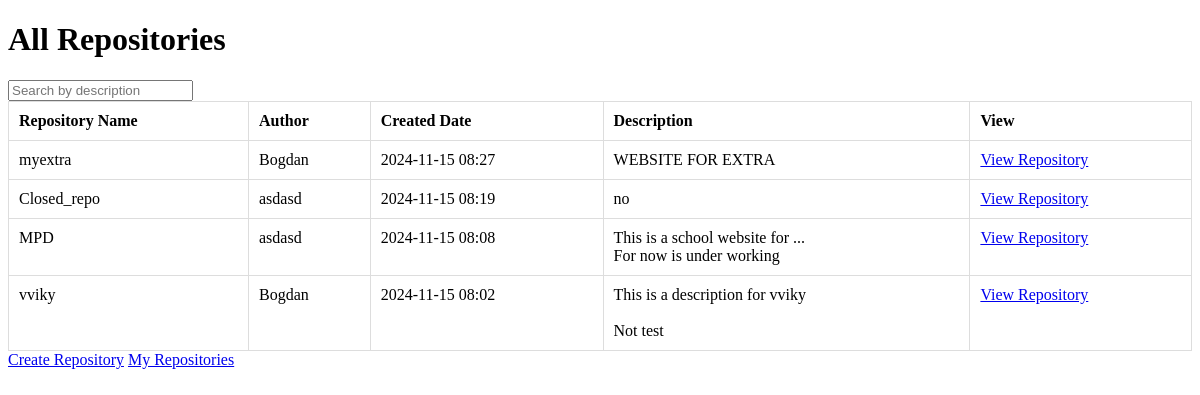
Page /all_repositories (signed in) on the committed database.
### tables this page shows
CREATE TABLE repositories (
    repository_id INTEGER PRIMARY KEY AUTOINCREMENT,
    user_id INTEGER,
    name TEXT,
    description TEXT DEFAULT '',
    created_time TIMESTAMP,
    is_open BOOLEAN DEFAULT 1, -- 1 for open, 0 for closed
    diagram TEXT, -- Path to the diagram image
    UNIQUE(user_id, name),
    FOREIGN KEY(user_id) REFERENCES users(id) ON DELETE CASCADE
);

CREATE TABLE users (
    id INTEGER PRIMARY KEY AUTOINCREMENT,
    name TEXT NOT NULL UNIQUE,
    email TEXT NOT NULL UNIQUE,
    psw TEXT NOT NULL,
    created_at INTEGER NOT NULL
);

### main.py (the view)
@app.route('/all_repositories', methods=["GET"])
@login_required
def all_repositories():
    db = get_db()
    cursor = db.cursor()
    current_user_id = int(current_user.get_id())
    search_query = request.args.get('search', '').strip()
    query = """
        SELECT r.repository_id, r.name AS repo_name, r.created_time, r.description, u.name AS author_name
        FROM repositories r
        JOIN users u ON r.user_id = u.id
        WHERE r.is_open = 1 OR r.user_id = ?
        ORDER BY r.created_time DESC
    """
    cursor.execute(query, (current_user_id,))
    repositories = cursor.fetchall()
    repos_with_descriptions = []
    for repo in repositories:
        description = repo['description'] if repo['description'] else ""
        if (not search_query or
            search_query.lower() in description.lower() or
            search_query.lower() in repo['repo_name'].lower() or
            search_query.lower() in repo['author_name'].lower()):
            repos_with_descriptions.append({
                'repo_id': repo['repository_id'],
                'repo_name': repo['repo_name'],
                'created_time': repo['created_time'],
                'author_name': repo['author_name'],
                'description': description[:200]
            })
    if request.headers.get('X-Requested-With') == 'XMLHttpRequest':
        return jsonify(repositories=repos_with_descriptions)
    return render_template("all_repositories.html", repositories=repos_with_descriptions, search_query=search_query)

### UserLogin.py (called while the page is built)
    def fromDB(self, user_id, db):
        self.__user = db.getUserByID(user_id)
        return self

    def get_id(self):
        return str(self.__user['id'])

### main.py (called while the page is built)
def connect_db(db_path):
    conn = sqlite3.connect(db_path, check_same_thread=False)
    conn.row_factory = sqlite3.Row
    return conn

def get_db():
    if not hasattr(g, 'link_db'):
        g.link_db = connect_db(app.config['DATABASE'])
    return g.link_db

@login_manager.user_loader
def load_user(user_id):
    db = get_db()
    dbase = FDataBase(db)
    return UserLogin().fromDB(user_id, dbase)

@app.before_request
def before_request():
    g.db = get_db()
    g.db = get_db()

@app.template_filter('datetimeformat')
def datetimeformat(value, format='%Y-%m-%d %H:%M'):
    return datetime.fromtimestamp(value).strftime(format)

    def getUserByID(self, id):
        try:
            self.__cur.execute("SELECT * FROM users WHERE id = ? LIMIT 1", (id,))
            return self.__cur.fetchone()
        except sqlite3.Error as e:
            print("Error retrieving user by ID from DB: " + str(e))
            return False

### templates/all_repositories.html (shortened to what this page needs)
<!DOCTYPE html>
<html lang="en">
<head>
</head>
<body>
    <h1>All Repositories</h1>
    <input type="text" id="search" placeholder="Search by description" value="{{ search_query }}">
    <table>
        <thead>
            <tr>
                <th>Repository Name</th>
                <th>Author</th>
                <th>Created Date</th>
                <th>Description</th>
                <th>View</th>
            </tr>
        </thead>
        <tbody id="repositoriesTableBody">
            {% for repo in repositories %}
                <tr>
                    <td>{{ repo['repo_name'] }}</td>
                    <td>{{ repo['author_name'] }}</td>
                    <td>{{ repo['created_time'] | datetimeformat }}</td>
                    <td class="description-cell">{{ repo['description'] }}</td>
                    <td><a href="{{ url_for('view_repository', author=repo['author_name'], repo_name=repo['repo_name']) }}">View Repository</a></td>
                </tr>
            {% endfor %}
        </tbody>
    </table>
    <a href="{{ url_for('create_repo') }}">Create Repository</a>
    <a href="{{ url_for('view_repositories') }}">My Repositories</a>
</body>
</html>

### templates/all_repositories.html (style rules this page uses)
table { width: 100%; border-collapse: collapse; }
th, td { padding: 10px; border: 1px solid #ddd; vertical-align: top; text-align: left; }
th { font-weight: bold; }
.description-cell { white-space: pre-wrap; word-wrap: break-word; max-width: 300px; overflow: hidden; }

### rows in the picture
repositories: repo_name "myextra", author_name "Bogdan", created_time "2024-11-15 08:27", description "WEBSITE FOR EXTRA"
repositories: repo_name "Closed_repo", author_name "asdasd", created_time "2024-11-15 08:19", description "no"
repositories: repo_name "MPD", author_name "asdasd", created_time "2024-11-15 08:08", description "This is a school website for ... For now is under working"
repositories: repo_name "vviky", author_name "Bogdan", created_time "2024-11-15 08:02", description "This is a description for vviky Not test"
